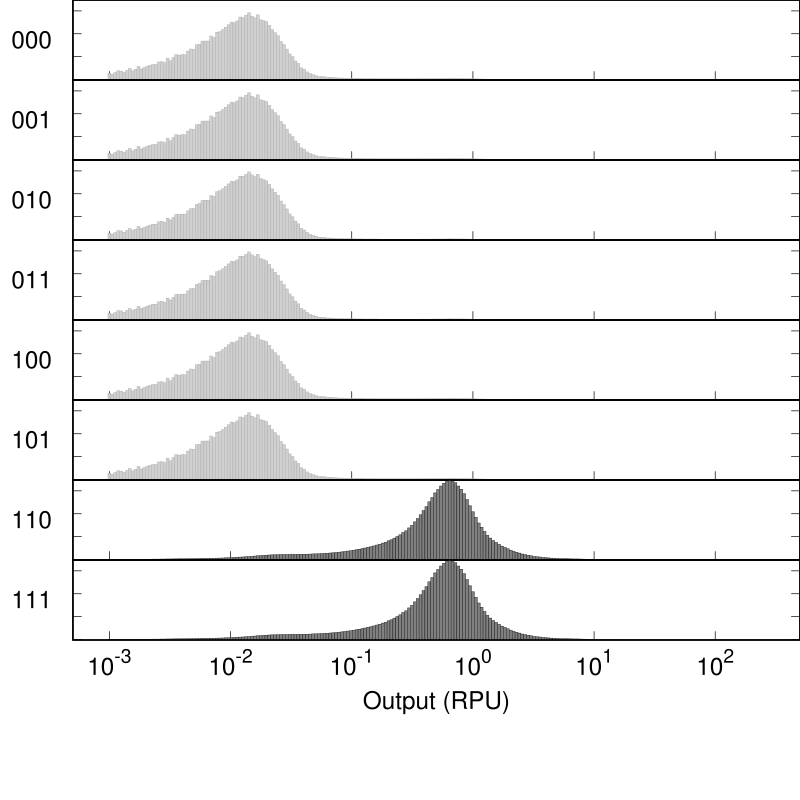

This chart was generated by the following gnuplot code:
set output "SimAnnealing_0x00_001_A000_B3_BM3R1_gate.eps"
set terminal postscript  eps  enhanced color "Helvetica, 35" size 8,8
reset
set xtics nomirror
set tics scale 2
set logscale x
set format y "" 
set format x "" 
set xtics (0.001, 0.01, 0.1, 0, 1, 10, 100)
set ytics 0.01
set border 15 lw 2
set lmargin 5
set bmargin 0
set rmargin 0
set tmargin 0
max=500 #max value
min=0.0005 #min value
set xrange [min:max]
set yrange [-0.0002:0.034728]
set style fill solid 0.5 #fillstyle
set multiplot layout 10,1 rowsfirst
set ylabel "000" rotate by 0
plot "SimAnnealing_0x00_001_A000_B3_BM3R1_gate.txt" u (10**$1):2 w boxes lc rgb "dark-gray" notitle
set ylabel "001" rotate by 0
plot "SimAnnealing_0x00_001_A000_B3_BM3R1_gate.txt" u (10**$1):3 w boxes lc rgb "dark-gray" notitle
set ylabel "010" rotate by 0
plot "SimAnnealing_0x00_001_A000_B3_BM3R1_gate.txt" u (10**$1):4 w boxes lc rgb "dark-gray" notitle
set ylabel "011" rotate by 0
plot "SimAnnealing_0x00_001_A000_B3_BM3R1_gate.txt" u (10**$1):5 w boxes lc rgb "dark-gray" notitle
set ylabel "100" rotate by 0
plot "SimAnnealing_0x00_001_A000_B3_BM3R1_gate.txt" u (10**$1):6 w boxes lc rgb "dark-gray" notitle
set ylabel "101" rotate by 0
plot "SimAnnealing_0x00_001_A000_B3_BM3R1_gate.txt" u (10**$1):7 w boxes lc rgb "dark-gray" notitle
set ylabel "110" rotate by 0
plot "SimAnnealing_0x00_001_A000_B3_BM3R1_gate.txt" u (10**$1):8 w boxes lc rgb "black" notitle
set ylabel "111" rotate by 0
set format x "10^{%T}" 
set xlabel "Output (RPU)" 
plot "SimAnnealing_0x00_001_A000_B3_BM3R1_gate.txt" u (10**$1):9 w boxes lc rgb "black" notitle
unset multiplot
